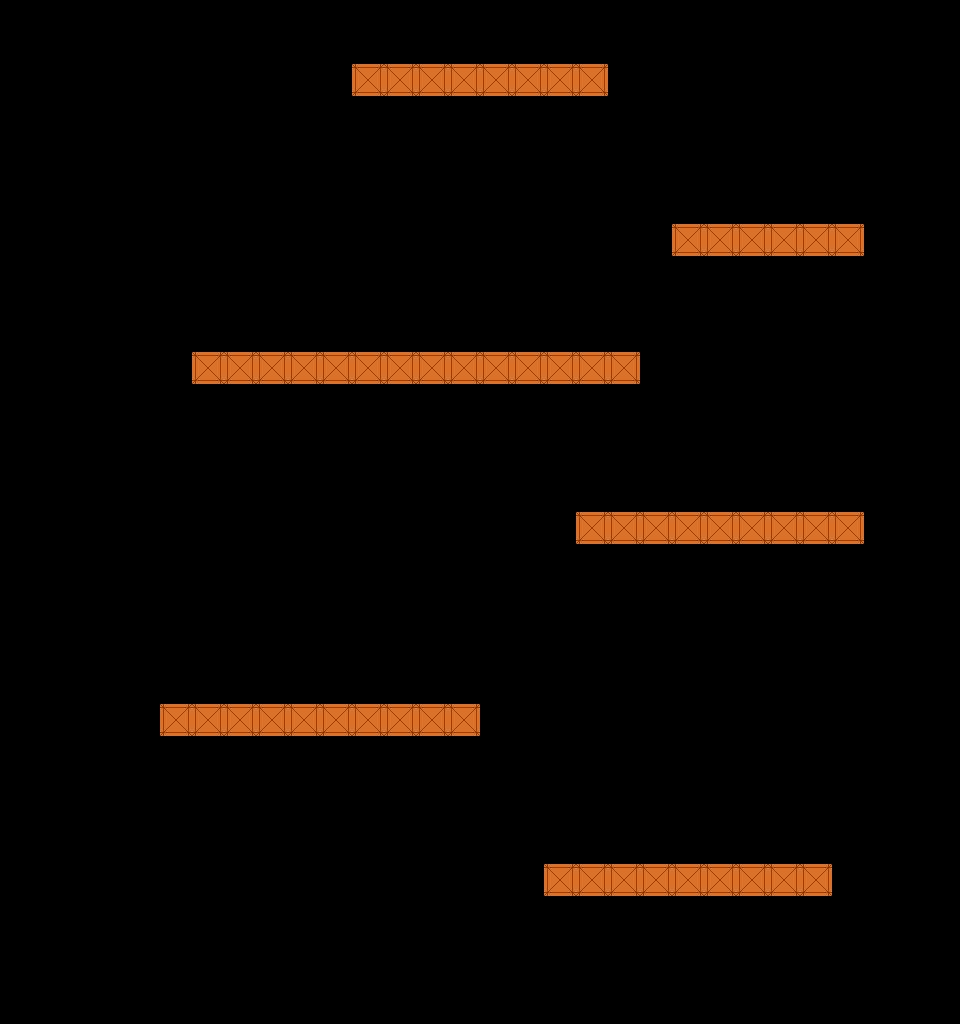

This game map was drawn from its Tiled (.tmx) file and the tilesets committed beside it. A one-line description and the full map source follow:
An orthogonal 30x32 tile map with 32x32 px tiles, 1 tile layer (Platforms).

<map version="1.2" tiledversion="1.3.5" orientation="orthogonal" renderorder="right-down" width="30" height="32" tilewidth="32" tileheight="32" infinite="0" nextlayerid="5" nextobjectid="1">
 <editorsettings>
  <export target="tilemap01.json" format="json" />
 </editorsettings>
 <tileset firstgid="1" name="level_tileset" tilewidth="32" tileheight="32" tilecount="1" columns="1">
  <image source="../sprites/tile1.png" trans="000000" width="32" height="32" />
 </tileset>
 <layer id="4" name="Platforms" width="30" height="32">
  <data encoding="csv">
0,0,0,0,0,0,0,0,0,0,0,0,0,0,0,0,0,0,0,0,0,0,0,0,0,0,0,0,0,0,
0,0,0,0,0,0,0,0,0,0,0,0,0,0,0,0,0,0,0,0,0,0,0,0,0,0,0,0,0,0,
0,0,0,0,0,0,0,0,0,0,0,1,1,1,1,1,1,1,1,0,0,0,0,0,0,0,0,0,0,0,
0,0,0,0,0,0,0,0,0,0,0,0,0,0,0,0,0,0,0,0,0,0,0,0,0,0,0,0,0,0,
0,0,0,0,0,0,0,0,0,0,0,0,0,0,0,0,0,0,0,0,0,0,0,0,0,0,0,0,0,0,
0,0,0,0,0,0,0,0,0,0,0,0,0,0,0,0,0,0,0,0,0,0,0,0,0,0,0,0,0,0,
0,0,0,0,0,0,0,0,0,0,0,0,0,0,0,0,0,0,0,0,0,0,0,0,0,0,0,0,0,0,
0,0,0,0,0,0,0,0,0,0,0,0,0,0,0,0,0,0,0,0,0,1,1,1,1,1,1,0,0,0,
0,0,0,0,0,0,0,0,0,0,0,0,0,0,0,0,0,0,0,0,0,0,0,0,0,0,0,0,0,0,
0,0,0,0,0,0,0,0,0,0,0,0,0,0,0,0,0,0,0,0,0,0,0,0,0,0,0,0,0,0,
0,0,0,0,0,0,0,0,0,0,0,0,0,0,0,0,0,0,0,0,0,0,0,0,0,0,0,0,0,0,
0,0,0,0,0,0,1,1,1,1,1,1,1,1,1,1,1,1,1,1,0,0,0,0,0,0,0,0,0,0,
0,0,0,0,0,0,0,0,0,0,0,0,0,0,0,0,0,0,0,0,0,0,0,0,0,0,0,0,0,0,
0,0,0,0,0,0,0,0,0,0,0,0,0,0,0,0,0,0,0,0,0,0,0,0,0,0,0,0,0,0,
0,0,0,0,0,0,0,0,0,0,0,0,0,0,0,0,0,0,0,0,0,0,0,0,0,0,0,0,0,0,
0,0,0,0,0,0,0,0,0,0,0,0,0,0,0,0,0,0,0,0,0,0,0,0,0,0,0,0,0,0,
0,0,0,0,0,0,0,0,0,0,0,0,0,0,0,0,0,0,1,1,1,1,1,1,1,1,1,0,0,0,
0,0,0,0,0,0,0,0,0,0,0,0,0,0,0,0,0,0,0,0,0,0,0,0,0,0,0,0,0,0,
0,0,0,0,0,0,0,0,0,0,0,0,0,0,0,0,0,0,0,0,0,0,0,0,0,0,0,0,0,0,
0,0,0,0,0,0,0,0,0,0,0,0,0,0,0,0,0,0,0,0,0,0,0,0,0,0,0,0,0,0,
0,0,0,0,0,0,0,0,0,0,0,0,0,0,0,0,0,0,0,0,0,0,0,0,0,0,0,0,0,0,
0,0,0,0,0,0,0,0,0,0,0,0,0,0,0,0,0,0,0,0,0,0,0,0,0,0,0,0,0,0,
0,0,0,0,0,1,1,1,1,1,1,1,1,1,1,0,0,0,0,0,0,0,0,0,0,0,0,0,0,0,
0,0,0,0,0,0,0,0,0,0,0,0,0,0,0,0,0,0,0,0,0,0,0,0,0,0,0,0,0,0,
0,0,0,0,0,0,0,0,0,0,0,0,0,0,0,0,0,0,0,0,0,0,0,0,0,0,0,0,0,0,
0,0,0,0,0,0,0,0,0,0,0,0,0,0,0,0,0,0,0,0,0,0,0,0,0,0,0,0,0,0,
0,0,0,0,0,0,0,0,0,0,0,0,0,0,0,0,0,0,0,0,0,0,0,0,0,0,0,0,0,0,
0,0,0,0,0,0,0,0,0,0,0,0,0,0,0,0,0,1,1,1,1,1,1,1,1,1,0,0,0,0,
0,0,0,0,0,0,0,0,0,0,0,0,0,0,0,0,0,0,0,0,0,0,0,0,0,0,0,0,0,0,
0,0,0,0,0,0,0,0,0,0,0,0,0,0,0,0,0,0,0,0,0,0,0,0,0,0,0,0,0,0,
0,0,0,0,0,0,0,0,0,0,0,0,0,0,0,0,0,0,0,0,0,0,0,0,0,0,0,0,0,0,
0,0,0,0,0,0,0,0,0,0,0,0,0,0,0,0,0,0,0,0,0,0,0,0,0,0,0,0,0,0
</data>
 </layer>
</map>
